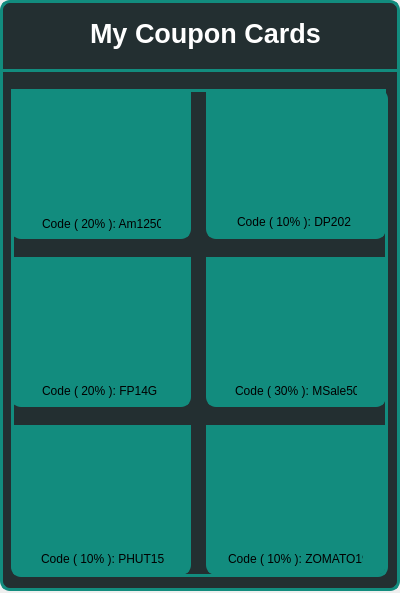
<?xml version="1.0" encoding="UTF-8"?>
<ui version="4.0">
 <class>Frame</class>
 <widget class="QFrame" name="Frame">
  <property name="geometry">
   <rect>
    <x>0</x>
    <y>0</y>
    <width>400</width>
    <height>593</height>
   </rect>
  </property>
  <property name="minimumSize">
   <size>
    <width>400</width>
    <height>593</height>
   </size>
  </property>
  <property name="maximumSize">
   <size>
    <width>400</width>
    <height>593</height>
   </size>
  </property>
  <property name="windowTitle">
   <string>Frame</string>
  </property>
  <widget class="QFrame" name="frame_81">
   <property name="geometry">
    <rect>
     <x>0</x>
     <y>0</y>
     <width>400</width>
     <height>591</height>
    </rect>
   </property>
   <property name="sizePolicy">
    <sizepolicy hsizetype="Fixed" vsizetype="Fixed">
     <horstretch>0</horstretch>
     <verstretch>0</verstretch>
    </sizepolicy>
   </property>
   <property name="minimumSize">
    <size>
     <width>400</width>
     <height>591</height>
    </size>
   </property>
   <property name="maximumSize">
    <size>
     <width>400</width>
     <height>591</height>
    </size>
   </property>
   <property name="styleSheet">
    <string notr="true">background-color:rgb(35, 47, 49);
border:3px solid rgb(18, 140, 126);
border-radius:10px;</string>
   </property>
   <property name="frameShape">
    <enum>QFrame::Shape::Panel</enum>
   </property>
   <property name="frameShadow">
    <enum>QFrame::Shadow::Raised</enum>
   </property>
   <widget class="Line" name="line_14">
    <property name="geometry">
     <rect>
      <x>-20</x>
      <y>69</y>
      <width>431</width>
      <height>3</height>
     </rect>
    </property>
    <property name="minimumSize">
     <size>
      <width>0</width>
      <height>3</height>
     </size>
    </property>
    <property name="maximumSize">
     <size>
      <width>16777215</width>
      <height>3</height>
     </size>
    </property>
    <property name="styleSheet">
     <string notr="true">border:none;
background-color:rgb(18, 140, 126);
border-radius:0px;</string>
    </property>
    <property name="orientation">
     <enum>Qt::Orientation::Horizontal</enum>
    </property>
   </widget>
   <widget class="QLabel" name="label_182">
    <property name="geometry">
     <rect>
      <x>90</x>
      <y>13</y>
      <width>231</width>
      <height>41</height>
     </rect>
    </property>
    <property name="font">
     <font>
      <pointsize>20</pointsize>
      <bold>true</bold>
     </font>
    </property>
    <property name="styleSheet">
     <string notr="true">color:white; border:none;</string>
    </property>
    <property name="text">
     <string>My Coupon Cards</string>
    </property>
   </widget>
   <widget class="QWidget" name="">
    <property name="geometry">
     <rect>
      <x>11</x>
      <y>89</y>
      <width>377</width>
      <height>488</height>
     </rect>
    </property>
    <layout class="QGridLayout" name="gridLayout">
     <property name="horizontalSpacing">
      <number>15</number>
     </property>
     <property name="verticalSpacing">
      <number>18</number>
     </property>
     <item row="0" column="0">
      <widget class="QFrame" name="frame_25">
       <property name="minimumSize">
        <size>
         <width>180</width>
         <height>150</height>
        </size>
       </property>
       <property name="maximumSize">
        <size>
         <width>180</width>
         <height>150</height>
        </size>
       </property>
       <property name="styleSheet">
        <string notr="true">background-color: rgb(18, 140, 126);
border-radius:10px;</string>
       </property>
       <property name="frameShape">
        <enum>QFrame::Shape::StyledPanel</enum>
       </property>
       <property name="frameShadow">
        <enum>QFrame::Shadow::Raised</enum>
       </property>
       <widget class="QFrame" name="frame_26">
        <property name="geometry">
         <rect>
          <x>0</x>
          <y>-3</y>
          <width>201</width>
          <height>121</height>
         </rect>
        </property>
        <property name="styleSheet">
         <string notr="true"/>
        </property>
        <property name="frameShape">
         <enum>QFrame::Shape::StyledPanel</enum>
        </property>
        <property name="frameShadow">
         <enum>QFrame::Shadow::Raised</enum>
        </property>
        <widget class="QLabel" name="label_52">
         <property name="geometry">
          <rect>
           <x>-52</x>
           <y>-25</y>
           <width>281</width>
           <height>171</height>
          </rect>
         </property>
         <property name="text">
          <string/>
         </property>
         <property name="pixmap">
          <pixmap>Ama.png</pixmap>
         </property>
         <property name="scaledContents">
          <bool>true</bool>
         </property>
        </widget>
       </widget>
       <widget class="QWidget" name="layoutWidget_2">
        <property name="geometry">
         <rect>
          <x>11</x>
          <y>168</y>
          <width>182</width>
          <height>52</height>
         </rect>
        </property>
        <layout class="QVBoxLayout" name="verticalLayout_40">
         <property name="spacing">
          <number>0</number>
         </property>
         <item>
          <widget class="QLabel" name="label_147">
           <property name="font">
            <font>
             <pointsize>12</pointsize>
             <bold>true</bold>
            </font>
           </property>
           <property name="styleSheet">
            <string notr="true">color: rgb(7, 94, 84);</string>
           </property>
           <property name="text">
            <string>Amazon</string>
           </property>
          </widget>
         </item>
         <item>
          <widget class="QLabel" name="label_148">
           <property name="styleSheet">
            <string notr="true">color: rgb(255, 255, 255);</string>
           </property>
           <property name="text">
            <string>A Gift Voucher for every wishlist</string>
           </property>
          </widget>
         </item>
        </layout>
       </widget>
       <widget class="QLabel" name="label">
        <property name="geometry">
         <rect>
          <x>25</x>
          <y>124</y>
          <width>128</width>
          <height>21</height>
         </rect>
        </property>
        <property name="text">
         <string>Code ( 20% ): Am1250</string>
        </property>
       </widget>
      </widget>
     </item>
     <item row="0" column="1">
      <widget class="QFrame" name="frame_27">
       <property name="minimumSize">
        <size>
         <width>180</width>
         <height>150</height>
        </size>
       </property>
       <property name="maximumSize">
        <size>
         <width>180</width>
         <height>150</height>
        </size>
       </property>
       <property name="styleSheet">
        <string notr="true">background-color: rgb(18, 140, 126);
border-radius:10px;</string>
       </property>
       <property name="frameShape">
        <enum>QFrame::Shape::StyledPanel</enum>
       </property>
       <property name="frameShadow">
        <enum>QFrame::Shadow::Raised</enum>
       </property>
       <widget class="QFrame" name="frame_28">
        <property name="geometry">
         <rect>
          <x>0</x>
          <y>-3</y>
          <width>201</width>
          <height>120</height>
         </rect>
        </property>
        <property name="styleSheet">
         <string notr="true"/>
        </property>
        <property name="frameShape">
         <enum>QFrame::Shape::StyledPanel</enum>
        </property>
        <property name="frameShadow">
         <enum>QFrame::Shadow::Raised</enum>
        </property>
        <widget class="QLabel" name="label_149">
         <property name="geometry">
          <rect>
           <x>-12</x>
           <y>-9</y>
           <width>201</width>
           <height>141</height>
          </rect>
         </property>
         <property name="text">
          <string/>
         </property>
         <property name="pixmap">
          <pixmap>Dominos.png</pixmap>
         </property>
         <property name="scaledContents">
          <bool>true</bool>
         </property>
        </widget>
       </widget>
       <widget class="QWidget" name="layoutWidget_3">
        <property name="geometry">
         <rect>
          <x>11</x>
          <y>168</y>
          <width>182</width>
          <height>52</height>
         </rect>
        </property>
        <layout class="QVBoxLayout" name="verticalLayout_41">
         <property name="spacing">
          <number>0</number>
         </property>
         <item>
          <widget class="QLabel" name="label_150">
           <property name="font">
            <font>
             <pointsize>12</pointsize>
             <bold>true</bold>
            </font>
           </property>
           <property name="styleSheet">
            <string notr="true">color: rgb(7, 94, 84);</string>
           </property>
           <property name="text">
            <string>Amazon</string>
           </property>
          </widget>
         </item>
         <item>
          <widget class="QLabel" name="label_151">
           <property name="styleSheet">
            <string notr="true">color: rgb(255, 255, 255);</string>
           </property>
           <property name="text">
            <string>A Gift Voucher for every wishlist</string>
           </property>
          </widget>
         </item>
        </layout>
       </widget>
       <widget class="QLabel" name="label_2">
        <property name="geometry">
         <rect>
          <x>25</x>
          <y>122</y>
          <width>123</width>
          <height>21</height>
         </rect>
        </property>
        <property name="text">
         <string>Code ( 10% ): DP2024</string>
        </property>
       </widget>
      </widget>
     </item>
     <item row="1" column="0">
      <widget class="QFrame" name="frame_29">
       <property name="minimumSize">
        <size>
         <width>180</width>
         <height>150</height>
        </size>
       </property>
       <property name="maximumSize">
        <size>
         <width>180</width>
         <height>150</height>
        </size>
       </property>
       <property name="styleSheet">
        <string notr="true">background-color: rgb(18, 140, 126);
border-radius:10px;</string>
       </property>
       <property name="frameShape">
        <enum>QFrame::Shape::StyledPanel</enum>
       </property>
       <property name="frameShadow">
        <enum>QFrame::Shadow::Raised</enum>
       </property>
       <widget class="QFrame" name="frame_32">
        <property name="geometry">
         <rect>
          <x>0</x>
          <y>-3</y>
          <width>201</width>
          <height>121</height>
         </rect>
        </property>
        <property name="styleSheet">
         <string notr="true"/>
        </property>
        <property name="frameShape">
         <enum>QFrame::Shape::StyledPanel</enum>
        </property>
        <property name="frameShadow">
         <enum>QFrame::Shadow::Raised</enum>
        </property>
        <widget class="QLabel" name="label_155">
         <property name="geometry">
          <rect>
           <x>-10</x>
           <y>-10</y>
           <width>201</width>
           <height>141</height>
          </rect>
         </property>
         <property name="text">
          <string/>
         </property>
         <property name="pixmap">
          <pixmap>flipkart.png</pixmap>
         </property>
         <property name="scaledContents">
          <bool>true</bool>
         </property>
        </widget>
       </widget>
       <widget class="QWidget" name="layoutWidget_5">
        <property name="geometry">
         <rect>
          <x>11</x>
          <y>168</y>
          <width>182</width>
          <height>52</height>
         </rect>
        </property>
        <layout class="QVBoxLayout" name="verticalLayout_43">
         <property name="spacing">
          <number>0</number>
         </property>
         <item>
          <widget class="QLabel" name="label_153">
           <property name="font">
            <font>
             <pointsize>12</pointsize>
             <bold>true</bold>
            </font>
           </property>
           <property name="styleSheet">
            <string notr="true">color: rgb(7, 94, 84);</string>
           </property>
           <property name="text">
            <string>Amazon</string>
           </property>
          </widget>
         </item>
         <item>
          <widget class="QLabel" name="label_154">
           <property name="styleSheet">
            <string notr="true">color: rgb(255, 255, 255);</string>
           </property>
           <property name="text">
            <string>A Gift Voucher for every wishlist</string>
           </property>
          </widget>
         </item>
        </layout>
       </widget>
       <widget class="QLabel" name="label_3">
        <property name="geometry">
         <rect>
          <x>25</x>
          <y>123</y>
          <width>124</width>
          <height>21</height>
         </rect>
        </property>
        <property name="text">
         <string>Code ( 20% ): FP14GC</string>
        </property>
       </widget>
      </widget>
     </item>
     <item row="1" column="1">
      <widget class="QFrame" name="frame_33">
       <property name="minimumSize">
        <size>
         <width>180</width>
         <height>150</height>
        </size>
       </property>
       <property name="maximumSize">
        <size>
         <width>180</width>
         <height>150</height>
        </size>
       </property>
       <property name="styleSheet">
        <string notr="true">background-color: rgb(18, 140, 126);
border-radius:10px;</string>
       </property>
       <property name="frameShape">
        <enum>QFrame::Shape::StyledPanel</enum>
       </property>
       <property name="frameShadow">
        <enum>QFrame::Shadow::Raised</enum>
       </property>
       <widget class="QFrame" name="frame_34">
        <property name="geometry">
         <rect>
          <x>0</x>
          <y>-3</y>
          <width>201</width>
          <height>121</height>
         </rect>
        </property>
        <property name="styleSheet">
         <string notr="true"/>
        </property>
        <property name="frameShape">
         <enum>QFrame::Shape::StyledPanel</enum>
        </property>
        <property name="frameShadow">
         <enum>QFrame::Shadow::Raised</enum>
        </property>
        <widget class="QLabel" name="label_158">
         <property name="geometry">
          <rect>
           <x>-10</x>
           <y>-10</y>
           <width>196</width>
           <height>134</height>
          </rect>
         </property>
         <property name="text">
          <string/>
         </property>
         <property name="pixmap">
          <pixmap>Myntra1.png</pixmap>
         </property>
         <property name="scaledContents">
          <bool>true</bool>
         </property>
        </widget>
       </widget>
       <widget class="QWidget" name="layoutWidget_6">
        <property name="geometry">
         <rect>
          <x>11</x>
          <y>168</y>
          <width>182</width>
          <height>52</height>
         </rect>
        </property>
        <layout class="QVBoxLayout" name="verticalLayout_44">
         <property name="spacing">
          <number>0</number>
         </property>
         <item>
          <widget class="QLabel" name="label_156">
           <property name="font">
            <font>
             <pointsize>12</pointsize>
             <bold>true</bold>
            </font>
           </property>
           <property name="styleSheet">
            <string notr="true">color: rgb(7, 94, 84);</string>
           </property>
           <property name="text">
            <string>Amazon</string>
           </property>
          </widget>
         </item>
         <item>
          <widget class="QLabel" name="label_157">
           <property name="styleSheet">
            <string notr="true">color: rgb(255, 255, 255);</string>
           </property>
           <property name="text">
            <string>A Gift Voucher for every wishlist</string>
           </property>
          </widget>
         </item>
        </layout>
       </widget>
       <widget class="QLabel" name="label_4">
        <property name="geometry">
         <rect>
          <x>23</x>
          <y>123</y>
          <width>131</width>
          <height>21</height>
         </rect>
        </property>
        <property name="text">
         <string>Code ( 30% ): MSale50</string>
        </property>
       </widget>
      </widget>
     </item>
     <item row="2" column="0">
      <widget class="QFrame" name="frame_30">
       <property name="minimumSize">
        <size>
         <width>180</width>
         <height>150</height>
        </size>
       </property>
       <property name="maximumSize">
        <size>
         <width>180</width>
         <height>150</height>
        </size>
       </property>
       <property name="styleSheet">
        <string notr="true">background-color: rgb(18, 140, 126);
border-radius:10px;</string>
       </property>
       <property name="frameShape">
        <enum>QFrame::Shape::StyledPanel</enum>
       </property>
       <property name="frameShadow">
        <enum>QFrame::Shadow::Raised</enum>
       </property>
       <widget class="QFrame" name="frame_31">
        <property name="geometry">
         <rect>
          <x>0</x>
          <y>-3</y>
          <width>201</width>
          <height>121</height>
         </rect>
        </property>
        <property name="styleSheet">
         <string notr="true"/>
        </property>
        <property name="frameShape">
         <enum>QFrame::Shape::StyledPanel</enum>
        </property>
        <property name="frameShadow">
         <enum>QFrame::Shadow::Raised</enum>
        </property>
        <widget class="QLabel" name="label_152">
         <property name="geometry">
          <rect>
           <x>-10</x>
           <y>0</y>
           <width>201</width>
           <height>124</height>
          </rect>
         </property>
         <property name="text">
          <string/>
         </property>
         <property name="pixmap">
          <pixmap>PizzaHut.png</pixmap>
         </property>
         <property name="scaledContents">
          <bool>true</bool>
         </property>
        </widget>
       </widget>
       <widget class="QWidget" name="layoutWidget_4">
        <property name="geometry">
         <rect>
          <x>11</x>
          <y>168</y>
          <width>182</width>
          <height>52</height>
         </rect>
        </property>
        <layout class="QVBoxLayout" name="verticalLayout_42">
         <property name="spacing">
          <number>0</number>
         </property>
         <item>
          <widget class="QLabel" name="label_164">
           <property name="font">
            <font>
             <pointsize>12</pointsize>
             <bold>true</bold>
            </font>
           </property>
           <property name="styleSheet">
            <string notr="true">color: rgb(7, 94, 84);</string>
           </property>
           <property name="text">
            <string>Amazon</string>
           </property>
          </widget>
         </item>
         <item>
          <widget class="QLabel" name="label_165">
           <property name="styleSheet">
            <string notr="true">color: rgb(255, 255, 255);</string>
           </property>
           <property name="text">
            <string>A Gift Voucher for every wishlist</string>
           </property>
          </widget>
         </item>
        </layout>
       </widget>
       <widget class="QLabel" name="label_5">
        <property name="geometry">
         <rect>
          <x>24</x>
          <y>123</y>
          <width>144</width>
          <height>21</height>
         </rect>
        </property>
        <property name="text">
         <string>Code ( 10% ): PHUT15</string>
        </property>
       </widget>
      </widget>
     </item>
     <item row="2" column="1">
      <widget class="QFrame" name="frame_35">
       <property name="minimumSize">
        <size>
         <width>180</width>
         <height>150</height>
        </size>
       </property>
       <property name="maximumSize">
        <size>
         <width>180</width>
         <height>150</height>
        </size>
       </property>
       <property name="styleSheet">
        <string notr="true">background-color: rgb(18, 140, 126);
border-radius:10px;</string>
       </property>
       <property name="frameShape">
        <enum>QFrame::Shape::StyledPanel</enum>
       </property>
       <property name="frameShadow">
        <enum>QFrame::Shadow::Raised</enum>
       </property>
       <widget class="QFrame" name="frame_36">
        <property name="geometry">
         <rect>
          <x>0</x>
          <y>-3</y>
          <width>201</width>
          <height>121</height>
         </rect>
        </property>
        <property name="styleSheet">
         <string notr="true"/>
        </property>
        <property name="frameShape">
         <enum>QFrame::Shape::StyledPanel</enum>
        </property>
        <property name="frameShadow">
         <enum>QFrame::Shadow::Raised</enum>
        </property>
        <widget class="QLabel" name="label_161">
         <property name="geometry">
          <rect>
           <x>-10</x>
           <y>0</y>
           <width>201</width>
           <height>126</height>
          </rect>
         </property>
         <property name="text">
          <string/>
         </property>
         <property name="pixmap">
          <pixmap>Zomato.jpg</pixmap>
         </property>
         <property name="scaledContents">
          <bool>true</bool>
         </property>
        </widget>
       </widget>
       <widget class="QWidget" name="layoutWidget_7">
        <property name="geometry">
         <rect>
          <x>11</x>
          <y>168</y>
          <width>182</width>
          <height>52</height>
         </rect>
        </property>
        <layout class="QVBoxLayout" name="verticalLayout_45">
         <property name="spacing">
          <number>0</number>
         </property>
         <item>
          <widget class="QLabel" name="label_166">
           <property name="font">
            <font>
             <pointsize>12</pointsize>
             <bold>true</bold>
            </font>
           </property>
           <property name="styleSheet">
            <string notr="true">color: rgb(7, 94, 84);</string>
           </property>
           <property name="text">
            <string>Amazon</string>
           </property>
          </widget>
         </item>
         <item>
          <widget class="QLabel" name="label_167">
           <property name="styleSheet">
            <string notr="true">color: rgb(255, 255, 255);</string>
           </property>
           <property name="text">
            <string>A Gift Voucher for every wishlist</string>
           </property>
          </widget>
         </item>
        </layout>
       </widget>
       <widget class="QLabel" name="label_6">
        <property name="geometry">
         <rect>
          <x>16</x>
          <y>123</y>
          <width>144</width>
          <height>21</height>
         </rect>
        </property>
        <property name="text">
         <string>Code ( 10% ): ZOMATO19</string>
        </property>
       </widget>
      </widget>
     </item>
    </layout>
   </widget>
  </widget>
 </widget>
 <resources/>
 <connections/>
</ui>
